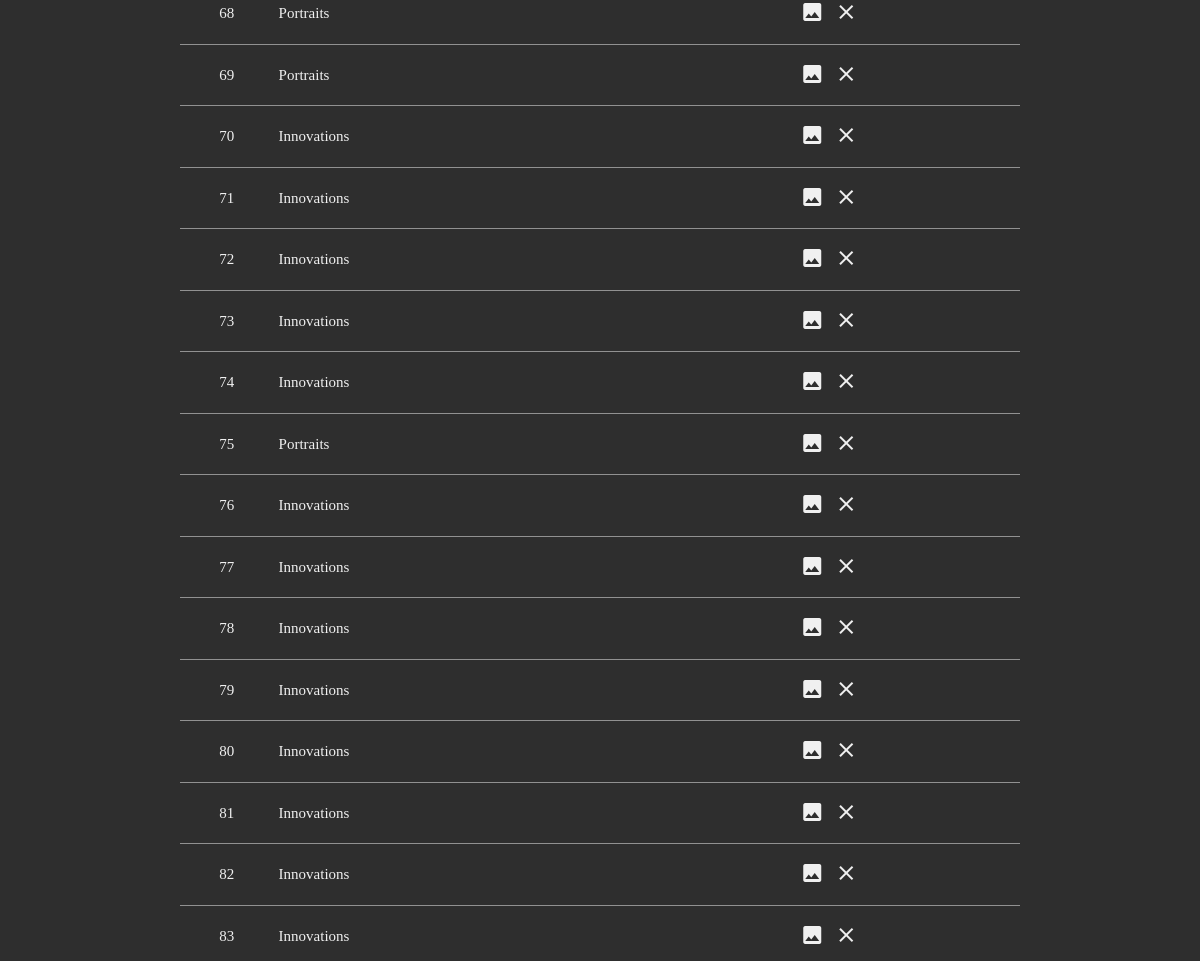
The page /manage (middle part) on the database as committed earlier.
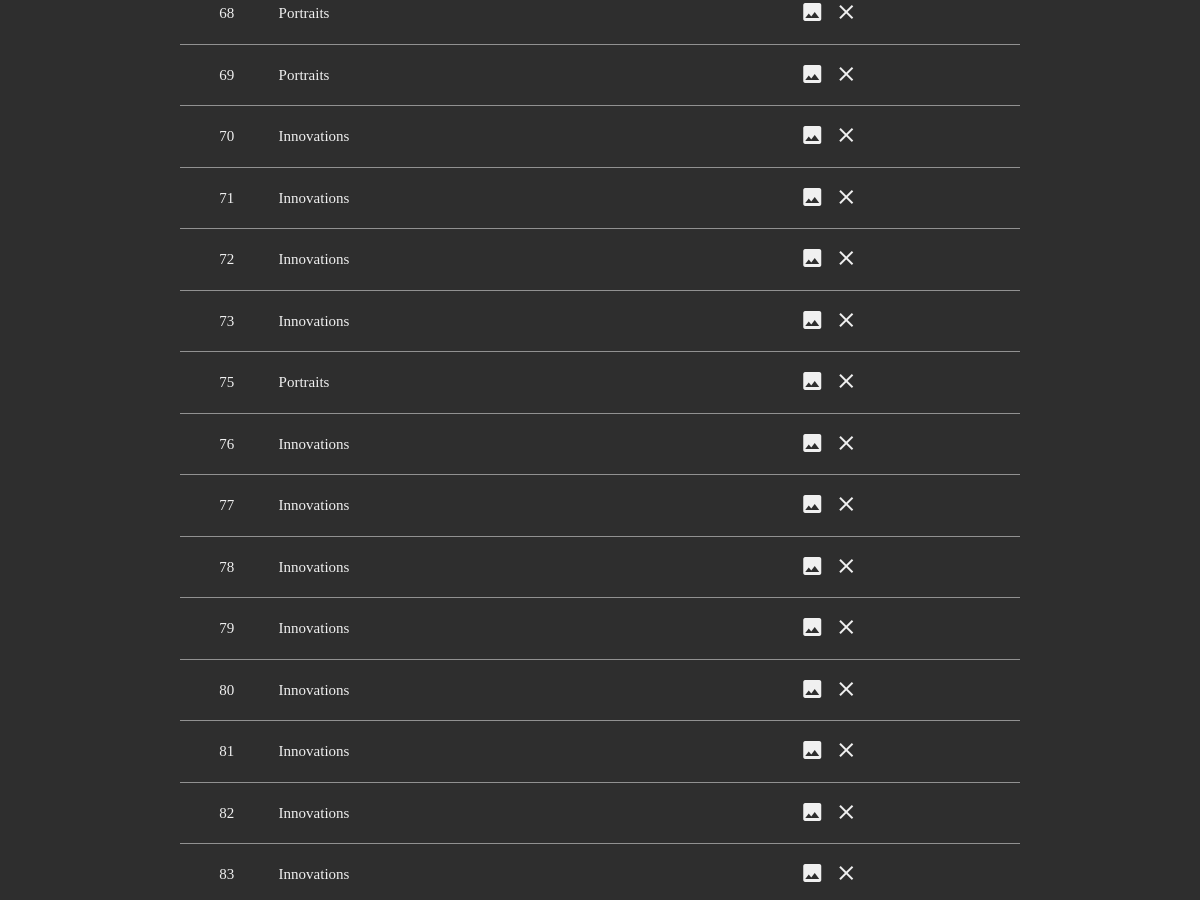
The same page on the database as committed later.
### photo_gallery/models.py (models this page shows, shortened)
class photo_metadata(models.Model):
    description = models.TextField(blank=True)
    category = models.TextField()
    published_at = models.DateTimeField(auto_now_add=True)
    image = models.ImageField(upload_to="img")
    thumbnail = ImageSpecField(source='image', processors=[ResizeToFit(1920, 1080)], format='JPEG',
                               options={'quality': 60})
    @property
    def category_format(self):
        dic = {"landscape": "Landscapes", "portrait": "Portraits", "innovation": "Innovations"}
        return dic.get(self.category, "-")

### managepanel/views.py (the view)
# urls.py: path('manage', views.manage, name='manage'),
@allowed_ips(ALLOWED_IP_LIST)
def manage(request):
    cat = request.GET.get("category", "*")
    if cat == "*":
        photo_list = photo_metadata.objects.all()
    elif cat in ["landscape", "portrait", "innovation"]:
        photo_list = photo_metadata.objects.filter(category=cat)
    else:
        return redirect("/error?id=404")
    return render(request, "managepanel/manage.html", {"photoList": photo_list, "category" : cat, "rowCount" : len(photo_list), "ip" : request.META.get("REMOTE_ADDR"), "user_agent" : request.META.get("HTTP_USER_AGENT"), "is_secure" : request.is_secure()})

### managepanel/secure.py (called while the page is built)
def allowed_ips(allowed_ip):
    def decorator(func):
        @wraps(func)
        def inner(request, *args, **kwargs):
            user_ip = request.META['REMOTE_ADDR']
            for ip in allowed_ip:
                if '*' in ip:
                    pattern = re.escape(ip).replace('\\*', '.+')
                    if re.match(pattern, user_ip):
                        return func(request, *args, **kwargs)
                elif user_ip == ip:
                    return func(request, *args, **kwargs)
            return redirect('/error?id=401')
        return inner
    return decorator

### templates/managepanel/manage.html (shortened to what this page needs)
{% extends "layout.html" %}
{% load static %}
{% block style %}
    <link rel="stylesheet" href="{% static 'css/header.css' %}" type="text/css"/>
    <link rel="stylesheet" href="{% static 'managepanel/css/manage.css' %}" type="text/css"/>
{% endblock %}
{% block content %}
    <div class="container" style="margin-top: 50px; margin-bottom: 50px">
        {% if rowCount == 0 %}
            <div id="no-record">
                <i class="material-icons">warning</i>
                <h5>레코드가 없습니다.</h5>
            </div>
        {% else %}
            <div class="table-wrapper">
                <table>
                    <tbody>
                    {% for photo in photoList %}
                        <tr>
                            <td class="center">{{ photo.id }}</td>
                            <td>{{ photo.category_format }}</td>
                            <td>{{ photo.description }}</td>
                            <td class="action-wrapper">
                                <div class="valign-wrapper">
                                    <a class="action-btn" href="/view?id={{ photo.id }}"><i class="material-icons">insert_photo</i></a>
                                    <a class="action-btn delete modal-trigger" href="#remove-record-modal"><i
                                            class="material-icons" onClick="setID(this)"
                                            data-id="{{ photo.id }}">clear</i></a>
                                </div>
                            </td>
                        </tr>
                    {% endfor %}
                    </tbody>
                </table>
            </div>
        {% endif %}
    </div>
{% endblock %}

Rows that differ between the two databases and show on the page:
removed photo_metadata: id "74", category_format "Innovations"
